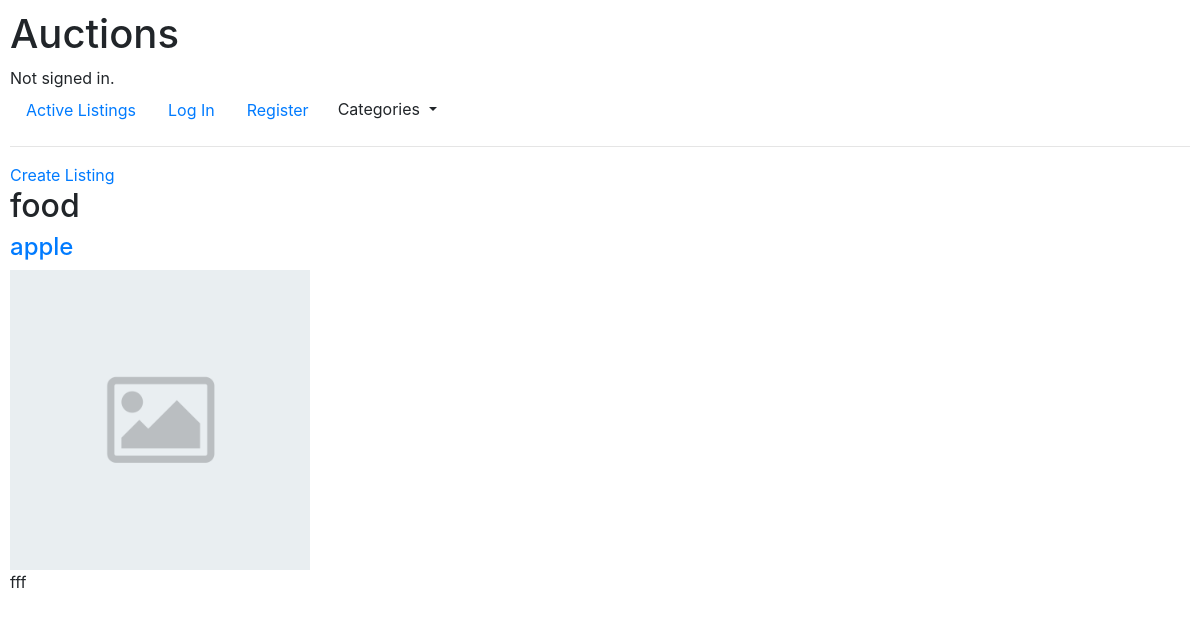
Page /category/food on the earlier database version.
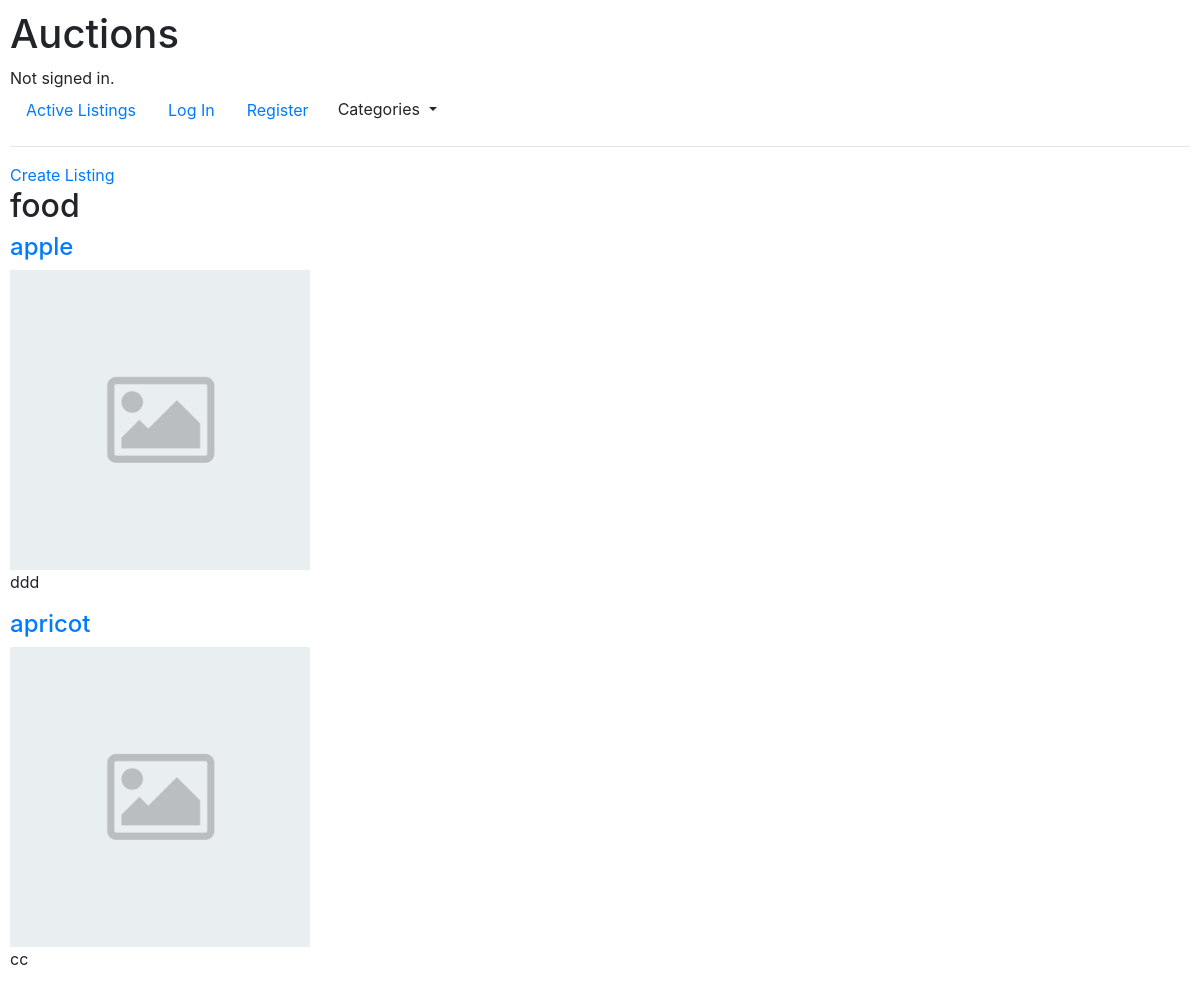
Same page on the later database version.
### auctions/models.py (models this page shows, shortened)
class Listing(models.Model):
    title = models.CharField(max_length=64)
    description = models.TextField(max_length=500)
    image = models.ImageField(default='default.png')
    start_bid = models.DecimalField(max_digits=6, decimal_places=2)
    date_created = models.DateTimeField(default=timezone.now)
    category = models.ForeignKey(Category, on_delete=models.CASCADE)
    user = models.ForeignKey(User, on_delete=models.CASCADE)
    comment = models.ManyToManyField(Comment)

### auctions/views.py (the view)
# urls.py: path("category/<str:category_name>", views.category, name="category"),
def category(request, category_name):
    category = Category.objects.get(category=category_name)
    listing_category = Listing.objects.filter(category=category)
    return render(request, "auctions/category.html", {
        "category": category.category,
        "listings": listing_category,
        "categories": Category.objects.all()
    })

### auctions/models.py (called while the page is built)
    def __str__(self):
        return self.category

### auctions/templates/auctions/category.html
{% extends "auctions/layout.html" %}
{% block body %}
<a href="{% url 'create' %}">Create Listing</a>
    <h2>{{ category }}</h2>
    {% for listing in listings %}
    <h4><a href="{% url 'item' listing.title %}">{{ listing.title }} </a></h4>
    <img src="{{ listing.image.url }}" alt="image" style="width: 300px; height:auto;">
    <p>{{ listing.description }}</p>
    {% endfor %}
{% endblock %}

Differences in the rows shown:
changed Listing "apple": description "fff" → "ddd"
added Listing: title "apricot", image (placeholder picture), description "cc"
